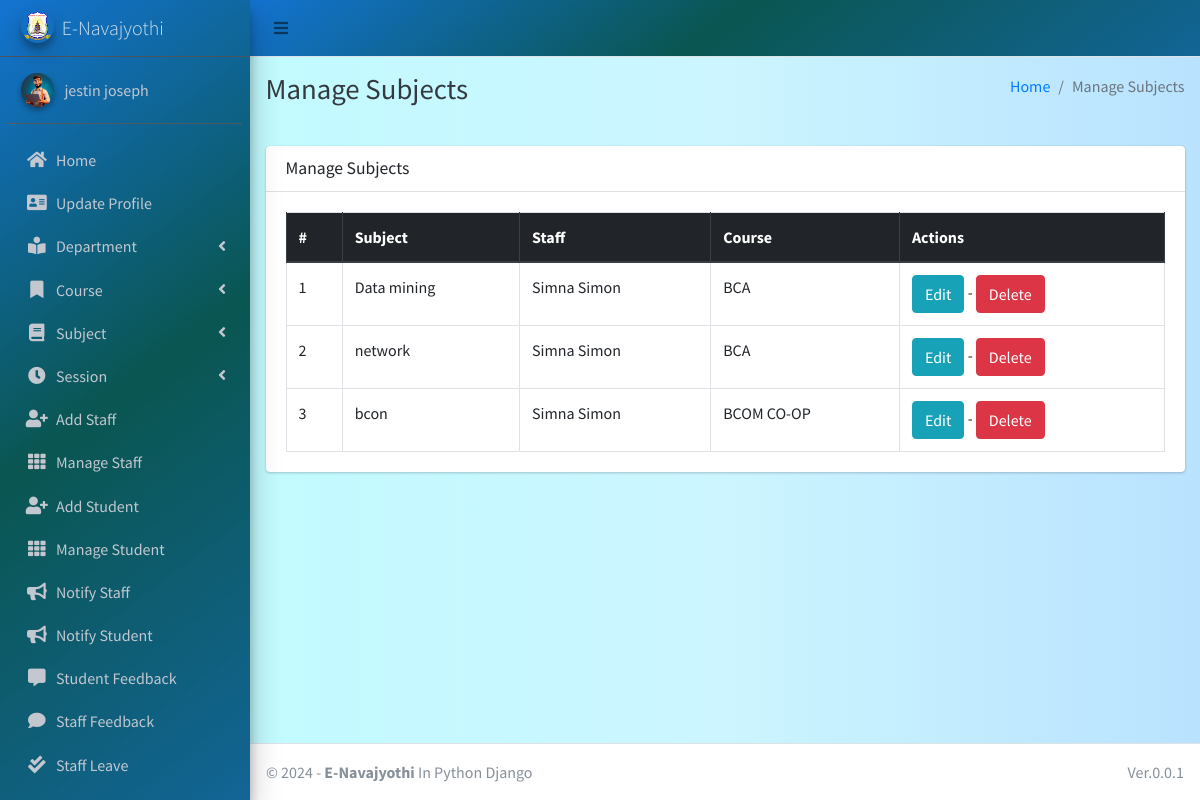
The app's page /subject/manage/ (signed in) with its own data.
### main_app/models.py (models this page shows, shortened)
class CustomUser(AbstractUser):
    USER_TYPE = ((1, "HOD"), (2, "Staff"), (3, "Student"))
    GENDER = [("M", "Male"), ("F", "Female")]
    username = None  # Removed username, using email instead
    email = models.EmailField(unique=True)
    user_type = models.CharField(default=1, choices=USER_TYPE, max_length=1)
    gender = models.CharField(max_length=1, choices=GENDER)
    profile_pic = models.ImageField()
    address = models.TextField()
    fcm_token = models.TextField(default="")  # For firebase notifications
    created_at = models.DateTimeField(auto_now_add=True)
    updated_at = models.DateTimeField(auto_now=True)
    USERNAME_FIELD = "email"
    REQUIRED_FIELDS = []
    objects = CustomUserManager()
    phone_num = models.IntegerField(max_length=12 ,null=True,blank=False)
    aadhar_num = models.IntegerField(max_length=16,null=True,blank=False)
    date_of_birth = models.DateField(null=True,blank=False)
    def __str__(self):
        return self.first_name + "  " + self.last_name

class Subject(models.Model):
    name = models.CharField(max_length=120)
    staff = models.ForeignKey(Staff,on_delete=models.CASCADE,)
    department = models.ForeignKey(Department, on_delete=models.DO_NOTHING, null=True, blank=False)
    course = models.ForeignKey(Course, on_delete=models.CASCADE)
    session = models.ForeignKey(Session, on_delete=models.DO_NOTHING, null=True)
    updated_at = models.DateTimeField(auto_now=True)
    created_at = models.DateTimeField(auto_now_add=True)

class Staff(models.Model):
    course = models.ForeignKey(Course, on_delete=models.DO_NOTHING, null=True, blank=False)
    department = models.ForeignKey(Department, on_delete=models.DO_NOTHING, null=True, blank=False)
    admin = models.OneToOneField(CustomUser, on_delete=models.CASCADE)
    phone_num = models.IntegerField(max_length=12 ,null=True,blank=False)
    qualification = models.CharField(max_length=20,null=True,blank=False)
    aadhar_num = models.IntegerField(max_length=12,null=True,blank=False)

class Course(models.Model):
    name = models.CharField(max_length=120)
    department = models.ForeignKey(Department, on_delete=models.DO_NOTHING, null=True, blank=False)
    created_at = models.DateTimeField(auto_now_add=True)
    updated_at = models.DateTimeField(auto_now=True)

### main_app/hod_views.py (the view)
# urls.py: path("subject/manage/", hod_views.manage_subject, name='manage_subject'),
def manage_subject(request):
    subjects = Subject.objects.all()
    context = {
        'subjects': subjects,
        'page_title': 'Manage Subjects'
    }
    return render(request, "hod_template/manage_subject.html", context)

### main_app/templates/hod_template/manage_subject.html
{% extends 'main_app/base.html' %}
{% load static %}
{% block page_title %}{{page_title}}{% endblock page_title %}
{% block content %}
<section class="content">
    <div class="container-fluid">
        <div class="row">
            <div class="col-md-12">
                <div class="card">
                    <div class="card-header">
                        <h3 class="card-title">{{page_title}}</h3>
                    </div>
                    <div class="card-body">
                        <table id="example2" class="table table-bordered table-hover">
                            <thead class="thead-dark">
                                <tr>
                                    <th>#</th>
                                    <th>Subject</th>
                                    <th>Staff</th>
                                    <th>Course</th>
                                    <th>Actions</th>
                                </tr>
                            </thead>
                            <tbody>
                                {% for subject in subjects %}
                                <tr>
                                    <td>{{ forloop.counter }}</td>
                                    <td>{{subject.name}}</td>
                                    <td>{{subject.staff.admin}}</td>
                                    <td>{{subject.course.name}}</td>
                                    <td>
                                        <a href="{% url 'edit_subject' subject.id %}" class="btn btn-info">Edit</a> -
                                        <a href="{% url 'delete_subject' subject.id %}" onclick="return confirm('Are you sure you want to delete this ?')" class="btn btn-danger">Delete</a>
                                    </td>
                                </tr>
                                {% endfor %}
                            </tbody>
                        </table>
                    </div>
                </div>
            </div>
        </div>
    </div>
</section>
{% endblock content %}

### main_app/templates/main_app/sidebar_template.html (shortened to what this page needs)
{% load static %}
<aside class="main-sidebar sidebar-dark-info elevation-4 " style="background: rgb(0,104,205);
background: linear-gradient(143deg, rgba(0,104,205,0.9248949579831933) 0%, rgba(0,79,74,0.9613095238095238) 49%, rgba(0,89,142,0.9276960784313726) 100%);">
    {% if request.user.user_type == '1' %}
    <a href="{% url 'admin_home' %}" class="brand-link">
        <img src="{% static 'dist/img/nava_logo.png' %} " alt="AdminLTE Logo"
            class="brand-image img-circle elevation-3" >
        <span class="brand-text font-weight-light">E-Navajyothi</span>
    </a>
      <div class="sidebar">
        <div class="user-panel mt-3 pb-3 mb-3 d-flex">
            <div class="image">
                <img src="{{ request.user.profile_pic}}" class="img-circle elevation-2" alt="User Image">
            </div>
            <div class="info">
                <a href="#" class="d-block">{{user}}</a>
            </div>
        </div>
        <nav class="mt-2 ">
            <ul class="nav nav-pills nav-sidebar flex-column " data-widget="treeview" role="menu" data-accordion="false">
                <li class="nav-item">
                    {% url 'admin_home' as admin_home %}
                    <a href="{{admin_home}}" class="nav-link {% if admin_home == request.path %} active {% endif %}">
                        <i class="nav-icon fas fa-home"></i>
                        <p >
                            Home
                        </p>
                    </a>
                </li>
                <li class="nav-item">
                    {% url 'admin_view_profile' as admin_view_profile %}
                    <a href="{{admin_view_profile}}"
                        class="nav-link {% if admin_view_profile == request.path %} active {% endif %}">
                        <i class="nav-icon fas fa-address-card"></i>
                        <p>
                            Update Profile
                        </p>
                    </a>
                </li>
            <li class="nav-item has-treeview">
                    <a href="#" class="nav-link">
                        <i class="nav-icon fas fa-book-reader"></i>
                        <p>
                            Department
                            <i class="fas fa-angle-left right"></i>
                        </p>
                    </a>
                </li>
                <li class="nav-item has-treeview">
                    <a href="#" class="nav-link">
                        <i class="nav-icon fas fa-bookmark"></i>
                        <p>
                            Course
                            <i class="fas fa-angle-left right"></i>
                        </p>
                    </a>
                </li>
                <li class="nav-item has-treeview">
                    <a href="#" class="nav-link">
                        <i class="nav-icon fas fa-book"></i>
                        <p>
                            Subject
                            <i class="fas fa-angle-left right"></i>
                        </p>
                    </a>
                </li>
                <li class="nav-item has-treeview">
                    <a href="#" class="nav-link">
                        <i class="nav-icon fas fa-clock"></i>
                        <p>
                            Session
                            <i class="fas fa-angle-left right"></i>
                        </p>
                    </a>
                </li>
                <li class="nav-item">
                    {% url 'add_staff' as add_staff %}
                    <a href="{{add_staff}}" class="nav-link {% if add_staff == request.path %} active {% endif %}">
                        <i class="nav-icon fas fa-user-plus"></i>
                        <p>
                            Add Staff
                        </p>
                    </a>
                </li>
                <li class="nav-item">
                    {% url 'manage_staff' as manage_staff %}
                    {% url 'edit_staff' staff_id as edit_staff %}
                    <a href="{{manage_staff}}"
                        class="nav-link {% if manage_staff == request.path or request.path == edit_staff %} active {% endif %}">
                        <i class="nav-icon fas fa-th"></i>
                        <p>
                            Manage Staff
                        </p>
                    </a>
                </li>
                <li class="nav-item">
                    {% url 'add_student' as add_student%}
                    <a href="{{add_student}}" class="nav-link  {% if add_student == request.path %} active {% endif %}">
                        <i class="nav-icon fas fa-user-plus"></i>
                        <p>
                            Add Student
                        </p>
                    </a>
                </li>
                <li class="nav-item">
                    {% url 'manage_student' as manage_student %}
                    {% url 'edit_student' student_id as edit_student %}
                    <a href="{{manage_student}}"
                        class="nav-link  {% if edit_student == request.path or manage_student == request.path %} active {% endif %}">
                        <i class="nav-icon fas fa-th"></i>
                        <p>
                            Manage Student
                        </p>
                    </a>
                </li>
                <li class="nav-item">
                    {% url 'admin_notify_staff' as admin_notify_staff %}
                    <a href="{{admin_notify_staff}}"
                        class="nav-link {% if admin_notify_staff == request.path %} active {% endif %}">
                        <i class="nav-icon fas fa-bullhorn"></i>
                        <p>
                            Notify Staff
                        </p>
                    </a>
                </li>
                <li class="nav-item">
                    {% url 'admin_notify_student' as admin_notify_student %}
                    <a href="{{admin_notify_student}}"
                        class="nav-link {% if admin_notify_student == request.path %} active {% endif %}">
                        <i class="nav-icon fas fa-bullhorn"></i>
                        <p>
                            Notify Student
                        </p>
                    </a>
                </li>
                <li class="nav-item">
                    {% url 'student_feedback_message' as student_feedback_message %}
                    <a href="{{ student_feedback_message }}"
                        class="nav-link  {% if student_feedback_message == request.path %} active {% endif %}">
                        <i class="nav-icon fas fa-comment-alt"></i>
                        <p>
                            Student Feedback
                        </p>
                    </a>
                </li>
                <li class="nav-item">
                    {% url 'staff_feedback_message' as staff_feedback_message %}
                    <a href="{{staff_feedback_message}}"
                        class="nav-link   {% if staff_feedback_message == request.path %} active {% endif %}">
                        <i class="nav-icon fas fa-comment"></i>
                        <p>
                            Staff Feedback
                        </p>
                    </a>
                </li>
                <li class="nav-item">
                    {% url 'view_staff_leave' as view_staff_leave %}
                    <a href="{{view_staff_leave}}"
                        class="nav-link  {% if view_staff_leave == request.path %} active {% endif %}">
                        <i class="nav-icon fas fa-check-double"></i>
                        <p>
                            Staff Leave
                        </p>
                    </a>
                </li>
                                        {% endif %}
                                        <li class="nav-item">
                                            <a href="{% url 'user_logout' %}"
                                                onclick="return confirm('Your session would be terminated.\n\nProceed?')"
                                                class="nav-link">
                                            </a>
                                        </li>
                                    </ul>
                                </nav>
                            </div>
</aside>

### records on screen
CustomUser: user.profile_pic (picture), first_name+last_name "jestin joseph"
Subject: name "Data mining", staff.admin "Simna Simon", course.name "BCA"
Subject: name "network", staff.admin "Simna Simon", course.name "BCA"
Subject: name "bcon", staff.admin "Simna Simon", course.name "BCOM CO-OP"

### other values on screen
{{ page_title }} "Manage Subjects"
